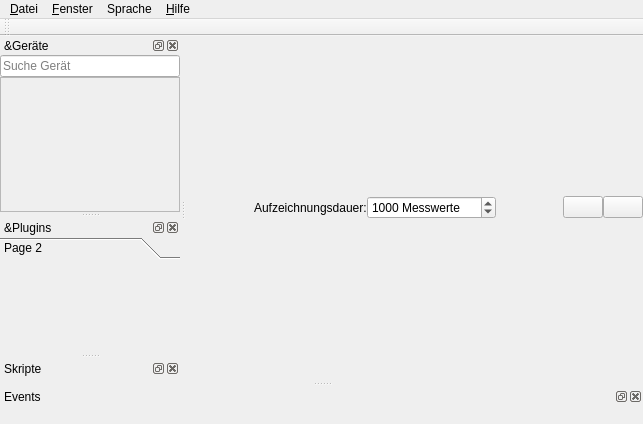
<?xml version="1.0" encoding="UTF-8"?>
<ui version="4.0">
 <class>MainWindow</class>
 <widget class="QMainWindow" name="MainWindow">
  <property name="geometry">
   <rect>
    <x>0</x>
    <y>0</y>
    <width>643</width>
    <height>424</height>
   </rect>
  </property>
  <property name="windowTitle">
   <string>RealTime OpenControl</string>
  </property>
  <property name="dockOptions">
   <set>QMainWindow::AllowNestedDocks|QMainWindow::AllowTabbedDocks|QMainWindow::AnimatedDocks|QMainWindow::GroupedDragging</set>
  </property>
  <widget class="QWidget" name="centralwidget">
   <layout class="QVBoxLayout" name="verticalLayout_9">
    <property name="spacing">
     <number>0</number>
    </property>
    <property name="leftMargin">
     <number>0</number>
    </property>
    <property name="topMargin">
     <number>0</number>
    </property>
    <property name="rightMargin">
     <number>0</number>
    </property>
    <property name="bottomMargin">
     <number>2</number>
    </property>
    <item>
     <layout class="QHBoxLayout" name="horizontalLayout">
      <property name="spacing">
       <number>0</number>
      </property>
      <item>
       <spacer name="horizontalSpacer_2">
        <property name="orientation">
         <enum>Qt::Horizontal</enum>
        </property>
        <property name="sizeHint" stdset="0">
         <size>
          <width>0</width>
          <height>0</height>
         </size>
        </property>
       </spacer>
      </item>
      <item>
       <widget class="QLabel" name="label_2">
        <property name="text">
         <string>Aufzeichnungsdauer:</string>
        </property>
       </widget>
      </item>
      <item>
       <widget class="QSpinBox" name="maxLengthSpinBox">
        <property name="toolTip">
         <string>Ändere die Aufzeichnungsdauer</string>
        </property>
        <property name="statusTip">
         <string>Ändere die Aufzeichnungsdauer</string>
        </property>
        <property name="suffix">
         <string> Messwerte</string>
        </property>
        <property name="maximum">
         <number>10000000</number>
        </property>
        <property name="value">
         <number>1000</number>
        </property>
       </widget>
      </item>
      <item>
       <spacer name="horizontalSpacer">
        <property name="orientation">
         <enum>Qt::Horizontal</enum>
        </property>
        <property name="sizeHint" stdset="0">
         <size>
          <width>0</width>
          <height>0</height>
         </size>
        </property>
       </spacer>
      </item>
      <item>
       <widget class="QPushButton" name="clearButton">
        <property name="toolTip">
         <string>Lösche alle Signale</string>
        </property>
        <property name="statusTip">
         <string>Lösche alle Signale</string>
        </property>
        <property name="text">
         <string/>
        </property>
        <property name="icon">
         <iconset>
          <normaloff>icons/clear.png</normaloff>icons/clear.png</iconset>
        </property>
        <property name="iconSize">
         <size>
          <width>25</width>
          <height>25</height>
         </size>
        </property>
       </widget>
      </item>
      <item>
       <widget class="QPushButton" name="createGraphButton">
        <property name="text">
         <string/>
        </property>
        <property name="icon">
         <iconset>
          <normaloff>icons/graph.png</normaloff>icons/graph.png</iconset>
        </property>
        <property name="iconSize">
         <size>
          <width>25</width>
          <height>25</height>
         </size>
        </property>
       </widget>
      </item>
     </layout>
    </item>
    <item>
     <layout class="QVBoxLayout" name="plotLayout"/>
    </item>
   </layout>
  </widget>
  <widget class="QDockWidget" name="deviceWidget">
   <property name="sizePolicy">
    <sizepolicy hsizetype="Preferred" vsizetype="Preferred">
     <horstretch>0</horstretch>
     <verstretch>0</verstretch>
    </sizepolicy>
   </property>
   <property name="statusTip">
    <string>Geräte, für die PlugIns vorhanden sind, erscheinen hier</string>
   </property>
   <property name="inputMethodHints">
    <set>Qt::ImhNone</set>
   </property>
   <property name="floating">
    <bool>false</bool>
   </property>
   <property name="features">
    <set>QDockWidget::AllDockWidgetFeatures</set>
   </property>
   <property name="allowedAreas">
    <set>Qt::LeftDockWidgetArea|Qt::RightDockWidgetArea</set>
   </property>
   <property name="windowTitle">
    <string>&amp;Geräte</string>
   </property>
   <attribute name="dockWidgetArea">
    <number>1</number>
   </attribute>
   <widget class="QWidget" name="dockWidgetContents_2">
    <layout class="QVBoxLayout" name="verticalLayout_3">
     <property name="spacing">
      <number>0</number>
     </property>
     <property name="leftMargin">
      <number>0</number>
     </property>
     <property name="topMargin">
      <number>0</number>
     </property>
     <property name="rightMargin">
      <number>0</number>
     </property>
     <property name="bottomMargin">
      <number>0</number>
     </property>
     <item>
      <widget class="QLineEdit" name="searchEdit">
       <property name="placeholderText">
        <string>Suche Gerät</string>
       </property>
      </widget>
     </item>
     <item>
      <widget class="QScrollArea" name="scrollArea_2">
       <property name="minimumSize">
        <size>
         <width>180</width>
         <height>0</height>
        </size>
       </property>
       <property name="widgetResizable">
        <bool>true</bool>
       </property>
       <widget class="QWidget" name="scrollAreaWidgetContents_2">
        <property name="geometry">
         <rect>
          <x>0</x>
          <y>0</y>
          <width>178</width>
          <height>85</height>
         </rect>
        </property>
        <property name="minimumSize">
         <size>
          <width>0</width>
          <height>0</height>
         </size>
        </property>
        <layout class="QVBoxLayout" name="verticalLayout_13">
         <property name="spacing">
          <number>0</number>
         </property>
         <property name="leftMargin">
          <number>0</number>
         </property>
         <property name="topMargin">
          <number>0</number>
         </property>
         <property name="rightMargin">
          <number>0</number>
         </property>
         <property name="bottomMargin">
          <number>0</number>
         </property>
         <item>
          <layout class="QVBoxLayout" name="deviceLayout">
           <property name="spacing">
            <number>0</number>
           </property>
          </layout>
         </item>
         <item>
          <spacer name="verticalSpacer_2">
           <property name="orientation">
            <enum>Qt::Vertical</enum>
           </property>
           <property name="sizeHint" stdset="0">
            <size>
             <width>20</width>
             <height>40</height>
            </size>
           </property>
          </spacer>
         </item>
         <item>
          <spacer name="verticalSpacer_3">
           <property name="orientation">
            <enum>Qt::Vertical</enum>
           </property>
           <property name="sizeHint" stdset="0">
            <size>
             <width>20</width>
             <height>68</height>
            </size>
           </property>
          </spacer>
         </item>
        </layout>
       </widget>
      </widget>
     </item>
    </layout>
   </widget>
  </widget>
  <widget class="QDockWidget" name="pluginsWidget">
   <property name="sizePolicy">
    <sizepolicy hsizetype="Preferred" vsizetype="Preferred">
     <horstretch>0</horstretch>
     <verstretch>0</verstretch>
    </sizepolicy>
   </property>
   <property name="statusTip">
    <string>Falls ein Gerät ein GUI-PlugIn besitzt, erscheint dies hier</string>
   </property>
   <property name="floating">
    <bool>false</bool>
   </property>
   <property name="features">
    <set>QDockWidget::AllDockWidgetFeatures</set>
   </property>
   <property name="allowedAreas">
    <set>Qt::AllDockWidgetAreas</set>
   </property>
   <property name="windowTitle">
    <string>&amp;Plugins</string>
   </property>
   <attribute name="dockWidgetArea">
    <number>1</number>
   </attribute>
   <widget class="QWidget" name="dockWidgetContents_3">
    <layout class="QVBoxLayout" name="verticalLayout">
     <property name="spacing">
      <number>0</number>
     </property>
     <property name="leftMargin">
      <number>0</number>
     </property>
     <property name="topMargin">
      <number>0</number>
     </property>
     <property name="rightMargin">
      <number>0</number>
     </property>
     <property name="bottomMargin">
      <number>0</number>
     </property>
     <item>
      <widget class="QToolBox" name="pluginsBox">
       <property name="sizePolicy">
        <sizepolicy hsizetype="Preferred" vsizetype="Expanding">
         <horstretch>0</horstretch>
         <verstretch>0</verstretch>
        </sizepolicy>
       </property>
       <property name="currentIndex">
        <number>0</number>
       </property>
       <widget class="QWidget" name="page_2">
        <property name="geometry">
         <rect>
          <x>0</x>
          <y>0</y>
          <width>180</width>
          <height>85</height>
         </rect>
        </property>
        <attribute name="label">
         <string>Page 2</string>
        </attribute>
       </widget>
      </widget>
     </item>
    </layout>
   </widget>
  </widget>
  <widget class="QMenuBar" name="menuBar">
   <property name="geometry">
    <rect>
     <x>0</x>
     <y>0</y>
     <width>643</width>
     <height>26</height>
    </rect>
   </property>
   <widget class="QMenu" name="menuDatei">
    <property name="statusTip">
     <string>Öffnen, Speichern, Exportieren</string>
    </property>
    <property name="title">
     <string>&amp;Datei</string>
    </property>
    <widget class="QMenu" name="menuTelegram_Bot">
     <property name="title">
      <string>Telegram-Bot</string>
     </property>
     <addaction name="actionTelegramBot"/>
     <addaction name="actionBotToken"/>
    </widget>
    <addaction name="loadSessionAction"/>
    <addaction name="saveSessionAction"/>
    <addaction name="separator"/>
    <addaction name="importDataAction"/>
    <addaction name="exportDataAction"/>
    <addaction name="separator"/>
    <addaction name="TCPServerAction"/>
    <addaction name="menuTelegram_Bot"/>
    <addaction name="separator"/>
    <addaction name="systemTrayAction"/>
    <addaction name="separator"/>
    <addaction name="actionBeenden"/>
   </widget>
   <widget class="QMenu" name="menuFenster">
    <property name="statusTip">
     <string>Unterfenster-Darstellung verwalten</string>
    </property>
    <property name="title">
     <string>&amp;Fenster</string>
    </property>
    <addaction name="deviceWidgetToggle"/>
    <addaction name="pluginsWidgetToggle"/>
    <addaction name="scriptWidgetToggle"/>
    <addaction name="eventWidgetToggle"/>
   </widget>
   <widget class="QMenu" name="menuHilfe">
    <property name="title">
     <string>&amp;Hilfe</string>
    </property>
    <addaction name="helpAction"/>
    <addaction name="separator"/>
    <addaction name="aboutAction"/>
   </widget>
   <widget class="QMenu" name="menuSprache">
    <property name="title">
     <string>Sprache</string>
    </property>
    <addaction name="actionDeutsch"/>
    <addaction name="actionEnglish"/>
   </widget>
   <addaction name="menuDatei"/>
   <addaction name="menuFenster"/>
   <addaction name="menuSprache"/>
   <addaction name="menuHilfe"/>
  </widget>
  <widget class="QDockWidget" name="scriptDockWidget">
   <property name="windowTitle">
    <string>Skripte</string>
   </property>
   <attribute name="dockWidgetArea">
    <number>1</number>
   </attribute>
   <widget class="QWidget" name="dockWidgetContents_6">
    <layout class="QVBoxLayout" name="verticalLayout_2">
     <property name="spacing">
      <number>0</number>
     </property>
     <property name="leftMargin">
      <number>0</number>
     </property>
     <property name="topMargin">
      <number>0</number>
     </property>
     <property name="rightMargin">
      <number>0</number>
     </property>
     <property name="bottomMargin">
      <number>0</number>
     </property>
     <item>
      <layout class="QHBoxLayout" name="scriptLayout"/>
     </item>
    </layout>
   </widget>
  </widget>
  <widget class="QToolBar" name="toolBar">
   <property name="sizePolicy">
    <sizepolicy hsizetype="Minimum" vsizetype="Preferred">
     <horstretch>0</horstretch>
     <verstretch>0</verstretch>
    </sizepolicy>
   </property>
   <property name="windowTitle">
    <string>toolBar</string>
   </property>
   <attribute name="toolBarArea">
    <enum>TopToolBarArea</enum>
   </attribute>
   <attribute name="toolBarBreak">
    <bool>false</bool>
   </attribute>
  </widget>
  <widget class="QDockWidget" name="eventWidgets">
   <property name="sizePolicy">
    <sizepolicy hsizetype="Preferred" vsizetype="Ignored">
     <horstretch>0</horstretch>
     <verstretch>0</verstretch>
    </sizepolicy>
   </property>
   <property name="windowTitle">
    <string>Events</string>
   </property>
   <attribute name="dockWidgetArea">
    <number>8</number>
   </attribute>
   <widget class="QWidget" name="dockWidgetContents">
    <layout class="QVBoxLayout" name="verticalLayout_4">
     <item>
      <layout class="QHBoxLayout" name="eventLayout">
       <property name="spacing">
        <number>0</number>
       </property>
      </layout>
     </item>
    </layout>
   </widget>
  </widget>
  <action name="exportDataAction">
   <property name="text">
    <string>&amp;Daten exportieren</string>
   </property>
   <property name="statusTip">
    <string>Bitte nutze RECHTSKLICK auf Plotbereich</string>
   </property>
  </action>
  <action name="actionBeenden">
   <property name="text">
    <string>&amp;Beenden</string>
   </property>
  </action>
  <action name="stylePlotsAction">
   <property name="text">
    <string>&amp;Plot anpassen</string>
   </property>
   <property name="statusTip">
    <string>Plot-Darstellung</string>
   </property>
  </action>
  <action name="actionPlot_exportieren">
   <property name="text">
    <string>&amp;Plot exportieren</string>
   </property>
   <property name="statusTip">
    <string>Bitte nutze RECHTSKLICK auf Plotbereich</string>
   </property>
  </action>
  <action name="actionFenster">
   <property name="text">
    <string>Fenster</string>
   </property>
  </action>
  <action name="signalWidgetToggle">
   <property name="checkable">
    <bool>true</bool>
   </property>
   <property name="checked">
    <bool>true</bool>
   </property>
   <property name="text">
    <string>&amp;Signale</string>
   </property>
   <property name="statusTip">
    <string>Signale-Unterfenster</string>
   </property>
  </action>
  <action name="deviceWidgetToggle">
   <property name="checkable">
    <bool>true</bool>
   </property>
   <property name="checked">
    <bool>true</bool>
   </property>
   <property name="text">
    <string>&amp;Geräte</string>
   </property>
   <property name="statusTip">
    <string>Geräte-Unterfenster</string>
   </property>
  </action>
  <action name="pluginsWidgetToggle">
   <property name="checkable">
    <bool>true</bool>
   </property>
   <property name="text">
    <string>&amp;Plugins</string>
   </property>
   <property name="statusTip">
    <string>Plugins-Unterfenster</string>
   </property>
  </action>
  <action name="scriptWidgetToggle">
   <property name="checkable">
    <bool>true</bool>
   </property>
   <property name="text">
    <string>S&amp;kript</string>
   </property>
   <property name="statusTip">
    <string>Skripte-Unterfenster</string>
   </property>
  </action>
  <action name="loadScriptAction">
   <property name="text">
    <string>&amp;Skript laden</string>
   </property>
   <property name="statusTip">
    <string>Skript aus Datei laden</string>
   </property>
  </action>
  <action name="saveScriptAction">
   <property name="text">
    <string>S&amp;kript speichern</string>
   </property>
   <property name="statusTip">
    <string>Skript in Datei speichern</string>
   </property>
  </action>
  <action name="saveSessionAction">
   <property name="text">
    <string>S&amp;ession speichern</string>
   </property>
  </action>
  <action name="actionZuletzt_geladen">
   <property name="text">
    <string>Zuletzt geladen</string>
   </property>
  </action>
  <action name="loadSessionAction">
   <property name="text">
    <string>Session &amp;laden</string>
   </property>
  </action>
  <action name="helpAction">
   <property name="text">
    <string>&amp;Hilfe zu KellerLogger</string>
   </property>
  </action>
  <action name="aboutAction">
   <property name="text">
    <string>Über RTOC</string>
   </property>
  </action>
  <action name="importDataAction">
   <property name="text">
    <string>Daten &amp;importieren</string>
   </property>
  </action>
  <action name="systemTrayAction">
   <property name="checkable">
    <bool>true</bool>
   </property>
   <property name="checked">
    <bool>true</bool>
   </property>
   <property name="text">
    <string>Minimize to SystemTray</string>
   </property>
  </action>
  <action name="TCPServerAction">
   <property name="checkable">
    <bool>true</bool>
   </property>
   <property name="checked">
    <bool>true</bool>
   </property>
   <property name="text">
    <string>TCP - Server</string>
   </property>
  </action>
  <action name="multiprocessingListenerAction">
   <property name="checkable">
    <bool>true</bool>
   </property>
   <property name="text">
    <string>Multiproessing - Listener</string>
   </property>
  </action>
  <action name="actionDeutsch">
   <property name="checkable">
    <bool>true</bool>
   </property>
   <property name="text">
    <string>Deutsch</string>
   </property>
  </action>
  <action name="actionEnglish">
   <property name="checkable">
    <bool>true</bool>
   </property>
   <property name="text">
    <string>English</string>
   </property>
  </action>
  <action name="eventWidgetToggle">
   <property name="checkable">
    <bool>true</bool>
   </property>
   <property name="text">
    <string>Events</string>
   </property>
  </action>
  <action name="actionBotToken">
   <property name="text">
    <string>Bot-Token eingeben</string>
   </property>
  </action>
  <action name="actionTelegramBot">
   <property name="checkable">
    <bool>true</bool>
   </property>
   <property name="text">
    <string>Aktiviert</string>
   </property>
  </action>
 </widget>
 <resources/>
 <connections>
  <connection>
   <sender>actionBeenden</sender>
   <signal>triggered()</signal>
   <receiver>MainWindow</receiver>
   <slot>close()</slot>
   <hints>
    <hint type="sourcelabel">
     <x>-1</x>
     <y>-1</y>
    </hint>
    <hint type="destinationlabel">
     <x>463</x>
     <y>398</y>
    </hint>
   </hints>
  </connection>
 </connections>
</ui>
